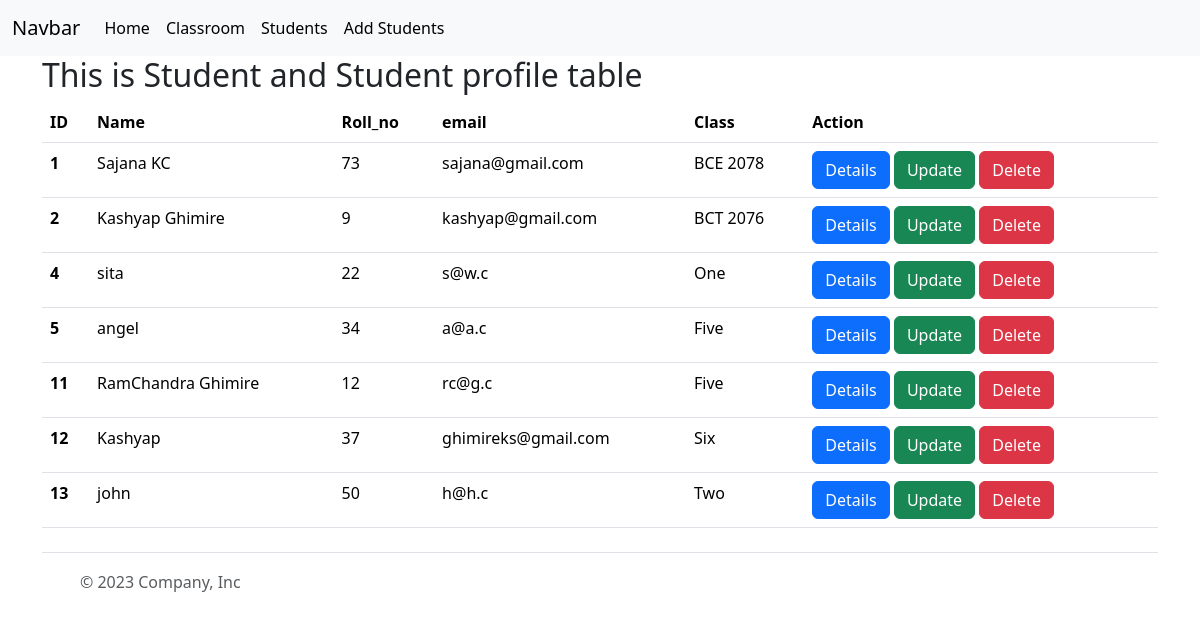
The app's page /classbased/student/ with its own data.
### myapp/models.py (models this page shows, shortened)
class StudentProfile(models.Model):
    student=models.OneToOneField(Student,on_delete=models.CASCADE)
    phone=models.CharField(max_length=14)
    roll_no=models.IntegerField(unique=True)
    bio=models.TextField(max_length=500)
    profile_pic=models.FileField(null=True, blank=True,upload_to="profile_pics")

class Student(models.Model):
    name=models.CharField(max_length=50)
    age=models.IntegerField()
    address=models.CharField(max_length=50)
    email=models.EmailField(max_length=50)
    classroom=models.ForeignKey(ClassRoom,on_delete=models.CASCADE,related_name="classroom_students",null=True,blank=True)

class ClassRoom(models.Model):
    class_name =models.CharField(max_length=20)

### classbased_app/views.py (the view)
# urls.py: path('student/',StudentView.as_view(),name='classbased_std'),
class StudentView(ListView):
    template_name='classbased/student.html'
    queryset=StudentProfile.objects.all()
    context_object_name="students"

### templates/classbased/student.html (shortened to what this page needs)
{% extends "classbased/base.html" %}
{% block content %}
<div class='container'>
    <h2>This is Student and Student profile table</h2>
    <table class="table">
      <thead>
        <tr>
          <th scope="col">ID</th>
          <th scope="col">Name</th>
          <th scope="col">Roll_no</th>
          <th scope="col">email</th>
          <th scope="col">Class</th>
          <th scope="col">Action</th>
        </tr>
      </thead>
      <tbody>
          {% for student in students %}
          <tr>
              <th scope="row">{{ student.id }}</th>
              <td>{{ student.student.name }}</td>
              <td>{{ student.roll_no }}</td>
              <td>{{ student.student.email }}</td>
              <td>{{ student.student.classroom.class_name }}</td>
              <td>
                <a class="btn btn-primary" href="{% url "details_student" student.id %}">Details</a>
                <a class="btn btn-success" href="{% url "update_student" student.id %}">Update</a>
                <a class="btn btn-danger"href="{% url "delete_student" student.id %}">Delete</a>
              </td>
            </tr>
          {% endfor %}
      </tbody>
    </table>
</div>
{% endblock content %}

### records on screen
StudentProfile: id "1", student.name "Sajana KC", roll_no "73", student.email "sajana@gmail.com", student.classroom.class_name "BCE 2078"
StudentProfile: id "2", student.name "Kashyap Ghimire", roll_no "9", student.email "kashyap@gmail.com", student.classroom.class_name "BCT 2076"
StudentProfile: id "4", student.name "sita", roll_no "22", student.email "s@w.c", student.classroom.class_name "One"
StudentProfile: id "5", student.name "angel", roll_no "34", student.email "a@a.c", student.classroom.class_name "Five"
StudentProfile: id "11", student.name "RamChandra Ghimire", roll_no "12", student.email "rc@g.c", student.classroom.class_name "Five"
StudentProfile: id "12", student.name "Kashyap", roll_no "37", student.email "ghimireks@gmail.com", student.classroom.class_name "Six"
StudentProfile: id "13", student.name "john", roll_no "50", student.email "h@h.c", student.classroom.class_name "Two"
